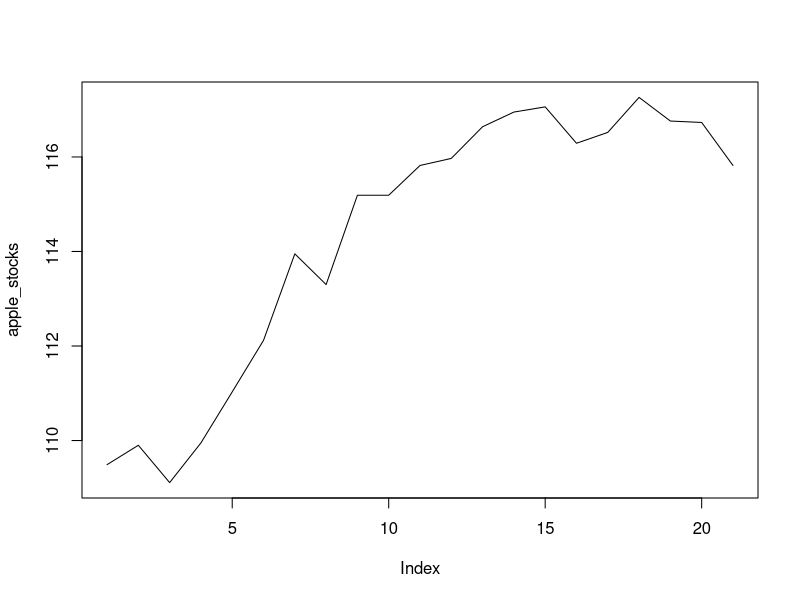
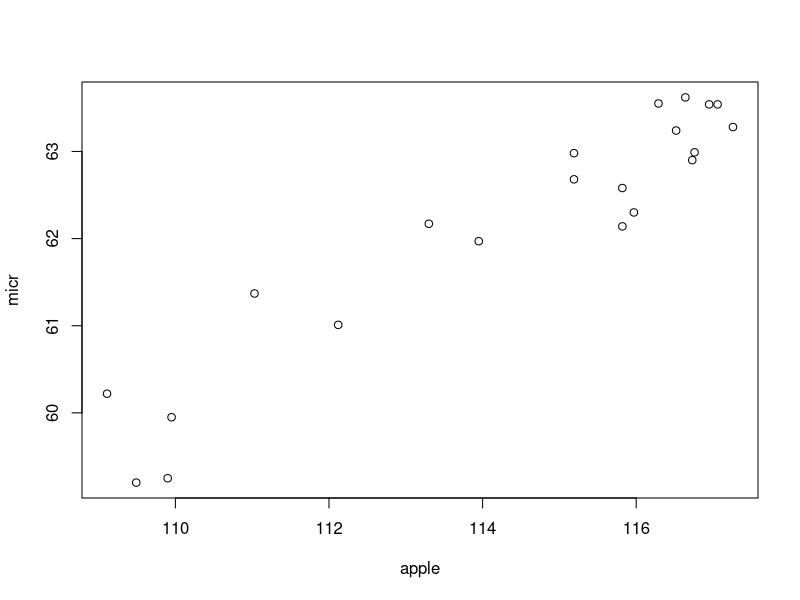

R code for these plots, in order:
# sample stock prices
apple_stocks <- c(109.49,109.90,109.11,109.95,111.03,112.12,113.95,113.30,115.19,115.19,115.82,115.97,116.64,116.95,117.06,116.29,116.52,117.26,116.76,116.73,115.82)
ibm_stocks <- c(159.82, 160.02, 159.84)



#plot(apple_stocks)
#plot(apple_stocks, type ="p") #plot points
plot(apple_stocks, type ="l") #plot lines

#portfolio return #using weighted average
#weight = % of total cash in each stock 

#portfolio1:
apple_ret <- 5 # %
ibm_ret <- 7

apple_weight <- .4
ibm_weight <- .6

portf_1_ret <- apple_ret * apple_weight + 
				ibm_ret * ibm_weight

portf_1_ret

#portfolio2
microsoft_ret <- 7
sony_ret <- 9
microsoft_weight <- .2
sony_weight <- .8

portf_2_ret <- microsoft_ret * microsoft_weight +
				sony_ret * sony_weight
portf_2_ret














# Weights, returns, and company names
ret <- c(7, 9)
weight <- c(.2, .8)
companies <- c("Microsoft", "Sony")

# Assign company names to your vectors
names(ret) <- companies
names(weight) <- companies

# Multiply the returns and weights together 
ret_X_weight <- ret * weight

# Print ret_X_weight
ret_X_weight

# Sum to get the total portfolio return
portf_ret <-sum(ret_X_weight)

# Print portf_ret
portf_ret







#stock prices: same time period
microsoft <- c(59.20,59.25,60.22,59.95)
ebay <- c(17.44, 18.32, 19.11, 18.22)

#create 2 columns (for each company)
cbind(microsoft, ebay)
#bind by rows
rbind(microsoft,ebay)

#relationship between 2 stocks (how much they move relative to each other)
cor(microsoft, ebay)
microsoft_ebay_matrix <- cbind(microsoft, ebay)
cor(microsoft_ebay_matrix)




apple <- c(109.49, 109.90, 109.11, 109.95, 111.03, 112.12, 113.95, 113.30, 115.19, 115.19, 115.82, 115.97, 116.64, 116.95, 117.06, 116.29, 116.52, 117.26, 116.76, 116.73, 115.82)
ibm <- c(159.82, 160.02, 159.84, 160.35, 164.79, 165.36, 166.52, 165.50, 168.29, 168.51, 168.02, 166.73, 166.68, 167.60, 167.33, 167.06, 166.71, 167.14, 166.19, 166.60, 165.99)
micr <- c(59.20, 59.25, 60.22, 59.95, 61.37, 61.01, 61.97, 62.17, 62.98, 62.68, 62.58, 62.30, 63.62, 63.54, 63.54, 63.55, 63.24, 63.28, 62.99, 62.90, 62.14)

cbind_stocks <- cbind(apple,ibm,micr)
rbind_stocks <- rbind(apple,ibm,micr)
#relationship between apple and microsoft stock prices
plot(cbind(apple,micr))



#portfolio with lists
name <- "Apple and IBM"
apple <- c(109.49, 109.90, 109.11, 109.95, 111.03)
ibm <- c(159.82, 160.02, 159.84, 160.35, 164.79)
cor_matrix <- cor(cbind(apple, ibm))

portfolio <- list(name,apple,ibm,cor_matrix)

#name to de elements of the portfolio list:
names(portfolio) <- c("portfolio_name", "apple", "ibm", "correlation")

#look at stocks of the portfolio list:
portfolio[c(2,3)]
#inspect the correlation stored:
portfolio$correlation



